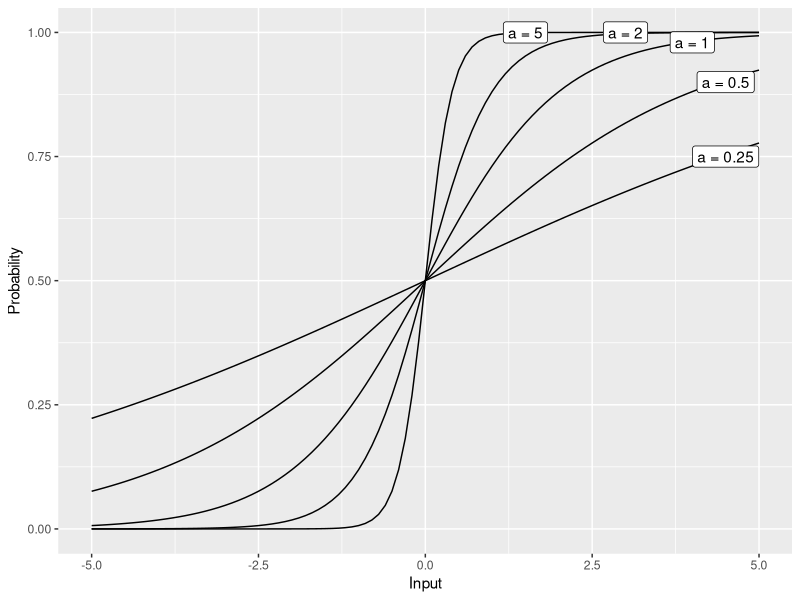

R code for this plot:
## ---- chunk 1
library(tidyr)
library(dplyr)
library(stringr)
library(ggplot2)
library(kableExtra)
## ---- chunk 2
prices <- read.csv("data/market/prices.csv", 
                   header = T, row.names = 1) |> 
  slice(1:2) # only rows 1 & 2 relevant
prices |> 
  kable() |> 
  kable_styling("striped", full_width = F) |>
  scroll_box(height = "300px")
## ---- chunk 3
yields <- read.csv("data/market/commodity-yields.csv", 
                   header = T, row.names = 1)
yields |> 
  kable() |> 
  kable_styling("striped", full_width = F)
## ---- chunk 4
costs <- read.csv("data/market/input-costs.csv", 
                   header = T, row.names = 1)
costs |> 
  kable() |> 
  kable_styling("striped", full_width = F) |>
  scroll_box(height = "300px")
## ---- chunk 5
emissions <- read.csv("data/market/ghg-emissions.csv", 
                      header = T, row.names = 1)
emissions |> 
  kable() |> 
  kable_styling("striped", full_width = F) |>
  scroll_box(height = "300px")
## ---- chunk 6
prices <- prices |> 
  t() |> 
  as.data.frame() |> 
  tibble::rownames_to_column("farm_type") |>
  rename(price = Price_Commodity, carbon_tax = Price_GhG) |>
  slice(rep(row_number(), 8)) |>
  mutate(LUC = rep(1:8, each = 4))

yields <- yields |>
  slice(seq(1, 15, 2)) |> 
  t() |> 
  as.data.frame() |> 
  tibble::rownames_to_column("farm_type") |>
  pivot_longer(-1) |>
  mutate(LUC = rep(1:8, 4), yield = round(value, 1)) |>
  select(farm_type, LUC, yield)

costs <- costs |>
  slice(seq(1, 15, 2)) |> 
  t() |> 
  as.data.frame() |> 
  tibble::rownames_to_column("farm_type") |>
  pivot_longer(-1) |>
  mutate(LUC = rep(1:8, 4), costs = round(value, 1)) |>
  select(farm_type, LUC, costs)

emissions <- emissions |> 
  slice(seq(1, 15, 2)) |> 
  t() |> 
  as.data.frame() |> 
  tibble::rownames_to_column("farm_type") |>
  pivot_longer(-1) |>
  mutate(LUC = rep(1:8, 4), emissions = round(value, 1)) |>
  select(farm_type, LUC, emissions)

combined_data <- prices |>
  left_join(yields) |>
  left_join(costs) |>
  left_join(emissions) |>
  mutate(income = price * yield,
         total_costs = costs + carbon_tax * emissions,
         revenue = income - total_costs) |>
  select(farm_type, LUC, revenue, price, yield, income, costs,
         emissions, carbon_tax, total_costs)

combined_data |> 
  kable() |> 
  kable_styling("striped", full_width = F) |>
  scroll_box(height = "300px")
## ---- chunk 7
sigmoid <- function(x, a = 1) {
  1 / (1 + exp(-a * x))
}

df <- expand_grid(Input = -50:50 / 10, a = c(0.25, 0.5, 1, 2, 5)) |>
  mutate(Probability = sigmoid(Input, a))

ggplot(df) + 
  geom_line(aes(x = Input, y = Probability, group = a)) +
  annotate("label", x = c(4.5, 4.5, 4, 3, 1.5), 
           y = c(0.75, 0.9, 0.98, 1.0, 1.0),
           label = paste0("a = ", unique(df$a)))
## ---- chunk 8
probabilities <- read.csv("data/market/farmer-threshold-matrix.csv", 
                          header = T, row.names = 1)
probabilities |> kable() |> kable_styling("striped", full_width = F)
